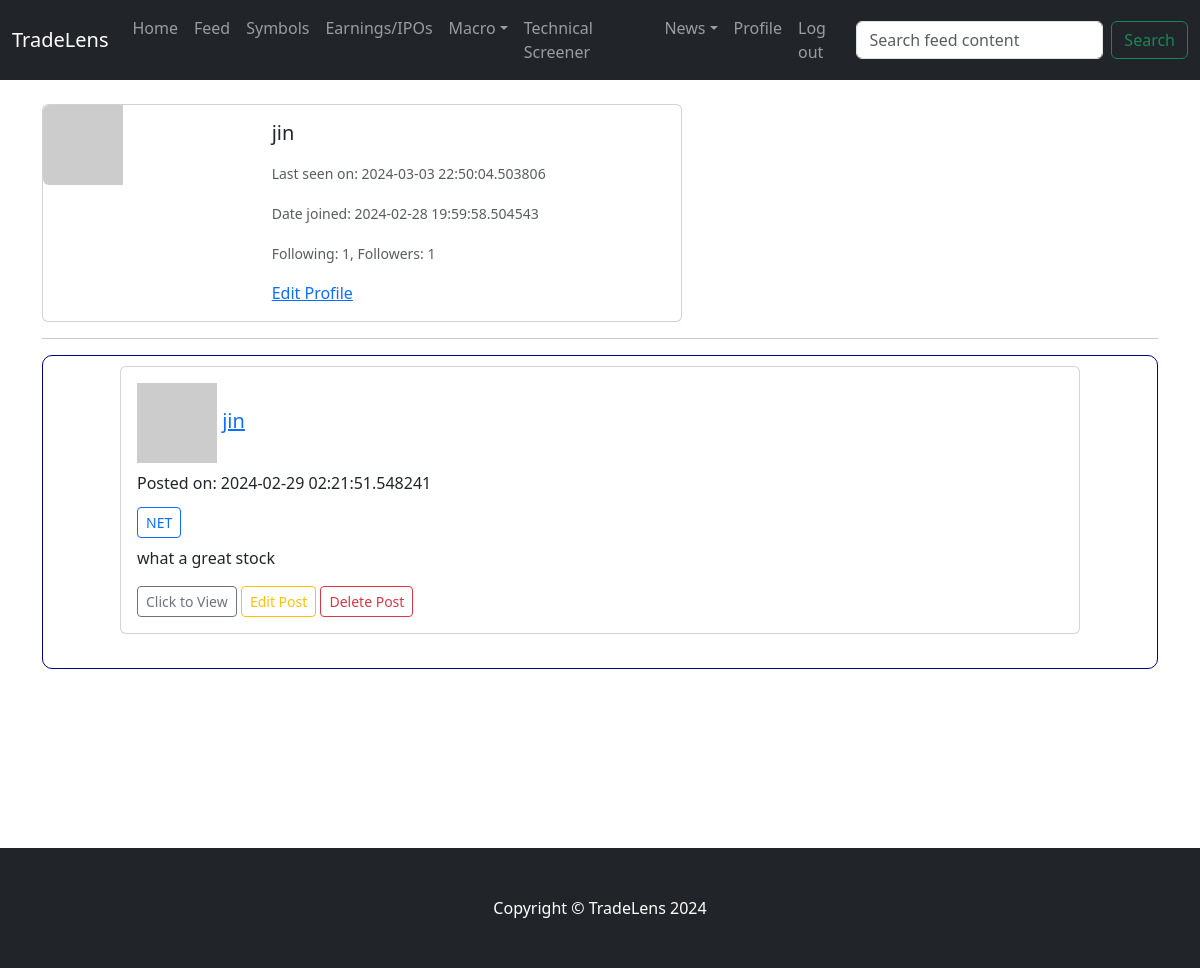
Page /user/jin (signed in) on the committed database.
### app/models.py (models this page shows, shortened)
class User(db.Model, UserMixin):
    id: so.Mapped[int] = so.mapped_column(primary_key=True)
    username: so.Mapped[str] = so.mapped_column(sa.String(64), index=True, unique=True)
    email: so.Mapped[str] = so.mapped_column(sa.String(120), index=True, unique=True)
    password_hash: so.Mapped[Optional[str]] = so.mapped_column(sa.String(256))
    about_me: so.Mapped[Optional[str]] = so.mapped_column(sa.String(200))
    last_seen: so.Mapped[Optional[datetime]] = so.mapped_column(default=lambda: datetime.now(timezone.utc))
    date_joined: so.Mapped[Optional[datetime]] = so.mapped_column(index=True,
                                                                  default=lambda: datetime.now(timezone.utc))
    posts: so.WriteOnlyMapped['Post'] = so.relationship(back_populates='author')
    watching = db.relationship('Stocks', secondary=watchlist, backref='watchers')
    def avatar(self, size):
        digest = md5(self.email.lower().encode('utf-8')).hexdigest()
        return f'https://www.gravatar.com/avatar/{digest}?d=identicon&s={size}'  # url of user's avatar image
    following: so.WriteOnlyMapped['User'] = so.relationship(
        secondary=followers,
        primaryjoin=(followers.c.follower_id == id),
        secondaryjoin=(followers.c.following_id == id),
        back_populates='followers'
    )
    followers: so.WriteOnlyMapped['User'] = so.relationship(
        secondary=followers,
        primaryjoin=(followers.c.following_id == id),
        secondaryjoin=(followers.c.follower_id == id),
        back_populates='following'
    )
    def followers_count(self):
        num_followers = sa.select(sa.func.count()).select_from(self.followers.select().subquery())
        return db.session.scalar(num_followers)
    def following_count(self):
        num_following = sa.select(sa.func.count()).select_from(self.following.select().subquery())
        return db.session.scalar(num_following)

class Post(db.Model):
    id: so.Mapped[int] = so.mapped_column(primary_key=True)
    title: so.Mapped[str] = so.mapped_column(sa.String(10), index=True)
    content: so.Mapped[str] = so.mapped_column(sa.Text())
    timestamp: so.Mapped[datetime] = so.mapped_column(index=True, default=lambda: datetime.now(timezone.utc))
    user_id: so.Mapped[int] = so.mapped_column(sa.ForeignKey(User.id), index=True)
    author: so.Mapped['User'] = so.relationship(back_populates='posts')

### app/users/routes.py (the view)
@bp_users.route('/user/<username>')
@login_required
def user(username):
    user = User.query.filter_by(username=username).first_or_404()
    form = EmptyForm()
    posts = Post.query.order_by(Post.timestamp.desc()).where(Post.user_id == user.id)
    return render_template(
        template_name_or_list='users/user.html',
        title=f'{user.username}',
        user=user,
        posts=posts,
        form=form
    )

### app/users/forms.py
class EmptyForm(FlaskForm):
    submit = SubmitField('Submit')

### app/main/forms.py
class SearchForm(FlaskForm):
    searched = StringField("Searched",
                           validators=[DataRequired()])  # name="searched" attribute, in <form> of navbar.html
    submit = SubmitField("Submit")

### app/models.py (called while the page is built)
@login_manager.user_loader
def load_user(id):  # Flask-Login passes id argument as string
    return db.session.get(User, int(id))

### app/users/templates/users/user.html (shortened to what this page needs)
{% extends 'main/base.html' %}
{% block content %}
    <div class="card mb-3" style="width: 40rem;">
        <div class="row g-0">
            <div class="col-md-4">
                <img src="{{ user.avatar(256) }}" class="img-fluid rounded-start" alt="">
            </div>
            <div class="col-md-8">
                <div class="card-body">
                    <h5 class="card-title">{{ user.username }}</h5>
                    <p class="card-text"><small class="text-body-secondary">{% if user.last_seen %} Last seen on: {{ user.last_seen }} {% endif %}</small></p>
                    <p class="card-text"><small class="text-body-secondary">{% if user.date_joined %} Date joined: {{ user.date_joined }} {% endif %}</small></p>
                    <p class="card-text"><small class="text-body-secondary">Following: {{ user.following_count() }}, Followers: {{ user.followers_count() }}</small></p>
                    {% if user == current_user %}
                        <a href="{{ url_for('users.edit_profile') }}">Edit Profile</a>
                    {% elif not current_user.is_following(user) %}
                        <form action="{{ url_for('users.follow', username=user.username) }}" method="post">
                            {{ form.hidden_tag() }}
                            {{ form.submit(class="btn btn-outline-dark btn-sm", value="Follow")}}
                        </form>
                    {% else %}
                        <form action="{{ url_for('users.unfollow', username=user.username) }}" method="post">
                            {{ form.hidden_tag() }}
                            {{ form.submit(class="btn btn-outline-dark btn-sm", value="Unfollow")}}
                        </form>
                    {% endif %}
                </div>
            </div>
        </div>
    </div>
    <hr>
    <div class="scrollable-list">
        {% for post in posts %}
            {% include 'feed/_post.html' %}
            <br>
        {% endfor %}
    </div>
{% endblock %}

### app/feed/templates/feed/_post.html
<div class="container d-flex justify-content-center">
    <div class="row">
        <div class="col-12 mx-auto">
            <div class="card" style="width: 60rem;">
                <div class="card-body">
                    <h5 class="card-title">
                        <img src="{{ post.author.avatar(36) }}" alt="">
                        <a href="{{ url_for('users.user', username=post.author.username)}}">{{ post.author.username }}</a>
                    </h5>
                    <p>Posted on: {{ post.timestamp }}</p>
                    <h6 class="card-subtitle mb-2 text-body-secondary">
                        <a href="{{ url_for('stocks.symbol', symbol=post.title) }}" class="btn btn-outline-primary btn-sm">{{ post.title }}</a>
                    </h6>
                    <p class="card-text">{{ post.content | safe }}</p>
                    <a href="{{ url_for('feed.post', id=post.id) }}" class="btn btn-outline-secondary btn-sm">Click to View</a>
                    {% if current_user.id == post.author.id %}
                        <a href="{{ url_for('feed.edit_post', id=post.id) }}" class="btn btn-outline-warning btn-sm">Edit Post</a>
                        <a href="{{ url_for('feed.delete_post', id=post.id) }}" class="btn btn-outline-danger btn-sm">Delete Post</a>
                    {% endif %}
                </div>
            </div>
        </div>
    </div>
</div>

### app/main/templates/main/base.html (style rules this page uses)
html, body { height: 100%; }

### app/users/templates/users/user.html (style rules this page uses)
.scrollable-list { max-height: 650px; overflow-y: auto; border: 1px solid darkblue; border-radius: 10px; padding: 10px; }

### rows in the picture
User: username "jin", last_seen "2024-03-03 22:50:04.503806", date_joined "2024-02-28 19:59:58.504543"
Post: author.username "jin", timestamp "2024-02-29 02:21:51.548241", title "NET", content "what a great stock"

### other values in the picture
{{ user.following_count() }} "1"
{{ user.followers_count() }} "1"
